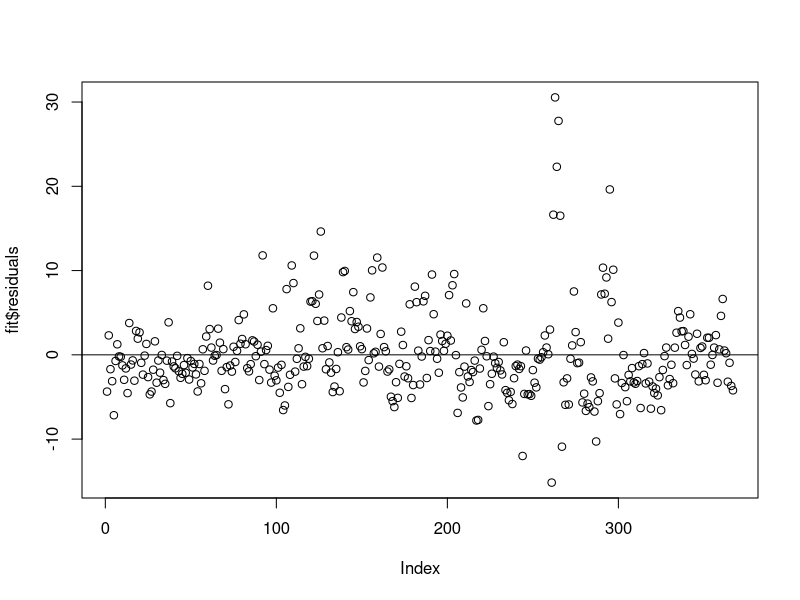
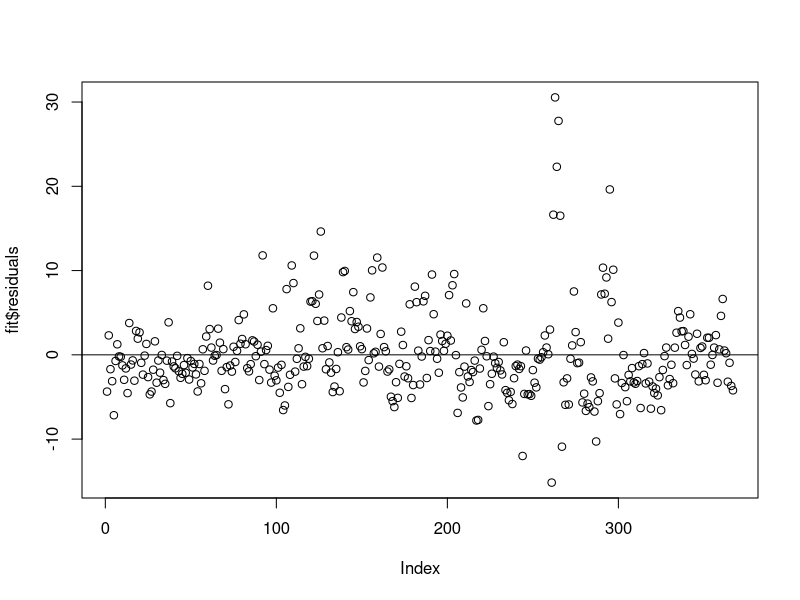

R code for these plots, in order:
setwd("E:/Data Science/Boston")
traindata=read.csv("Housing_data.csv")
str(traindata)

cor(traindata$MEDI,traindata$CRIMINAL) # -0.39
cor(traindata$MEDI,traindata$ZN)  # .36
#cor(traindata$MEDI,traindata$INDUS) # -.48 -5 
cor(traindata$MEDI,traindata$CHAS) # .17
cor(traindata$MEDI,traindata$NOX) # -.42
cor(traindata$MEDI,traindata$RM) # .69 -2 
cor(traindata$MEDI,traindata$AGE) # -.37
cor(traindata$MEDI,traindata$DISTANCE) # .25
cor(traindata$MEDI,traindata$RAD) # -.38
#cor(traindata$MEDI,traindata$TAX) # -.47 -6
cor(traindata$MEDI,traindata$PTRATIO) # -.50 - 4
cor(traindata$MEDI,traindata$BLACK) # -.58 -3
cor(traindata$MEDI,traindata$LSTAT) # -.74 -1

library(caTools)
splitvar = sample.split(traindata$MEDI,SplitRatio = .7)

# this will create a logical vector.

splitvar
traindsn  =subset(traindata,splitvar == TRUE)
testdsn  =subset(traindata,splitvar == FALSE)

fit = lm(MEDI ~ LSTAT+RM+BLACK+PTRATIO, traindsn)

summary(fit)
plot(fit$residuals)
abline(h=0)

testdsn$MEDIAN=testdsn$MEDI
testdsn$MEDI=NULL
testdsn$MEDI=predict(fit,newdata=testdsn)
testdsn
plot(fit$residuals)
abline(h=0)

write.csv(testdsn,file="Boston_Predict.csv")
